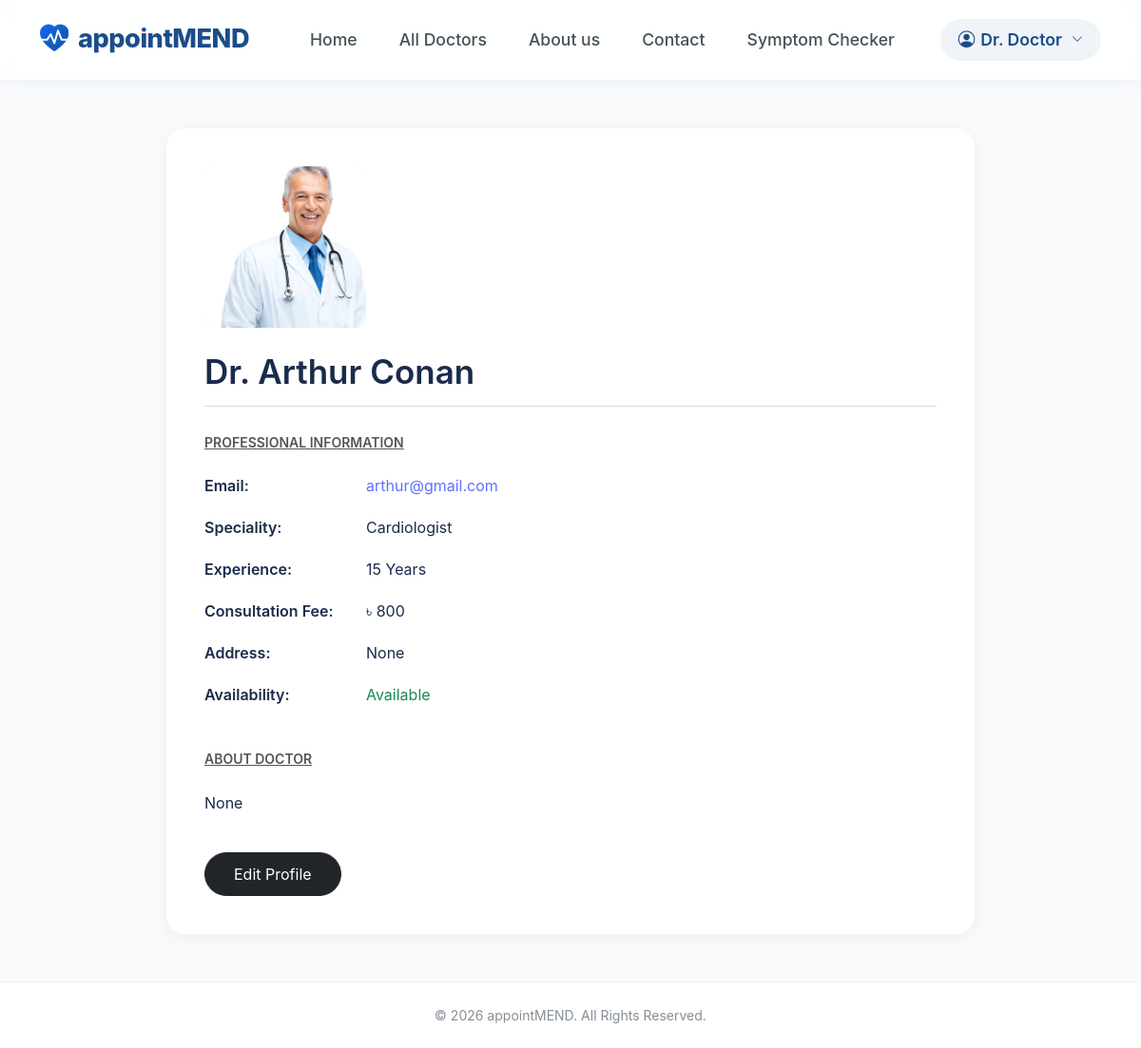
The page /accounts/doctor_profile/ (signed in) on the database its author committed.
### accounts/models.py (models this page shows, shortened)
class User(AbstractUser):
    ROLE_CHOICES = (
        ('PATIENT', 'Patient'),
        ('DOCTOR', 'Doctor'),
    )
    email = models.EmailField(unique=True)
    role = models.CharField(max_length=10, choices=ROLE_CHOICES)
    USERNAME_FIELD = 'email'
    REQUIRED_FIELDS = ['username']

class DoctorProfile(models.Model):
    user = models.OneToOneField(User, on_delete=models.CASCADE)
    name = models.CharField(max_length=100)
    speciality = models.CharField(max_length=100)
    experience = models.IntegerField()
    address = models.TextField()
    fees = models.IntegerField()
    about = models.TextField()
    is_available = models.BooleanField(default=True)
    image = models.ImageField(upload_to='doctors/', blank=True)

### accounts/views.py (the view, shortened to what this page needs)
# urls.py: path('doctor_profile/', views.doctor_profile, name='doctor_profile'),
@login_required
def doctor_profile(request):
    profile = request.user.doctorprofile
    edit_mode = request.GET.get('edit') == 'true'
    context = {
        'profile': profile,
        'edit_mode': edit_mode,
    }
    return render(request, 'doctor_profile.html', context)

### templates/doctor_profile.html (shortened to what this page needs)
{% extends "base.html" %}
{% block content %}
<div class="container profile-wrapper">
    <div class="profile-card">
        {% if profile.image %}
            <img src="{{ profile.image.url }}" class="profile-pic">
        {% else %}
            <img src="https://via.placeholder.com/170" class="profile-pic">
        {% endif %}
        {% if not edit_mode %}
            <h1 class="user-name">
                Dr. {{ profile.name }}
            </h1>
            <div class="mb-5">
                <h6 class="section-title">
                    Professional Information
                </h6>
                <div class="info-row">
                    <span class="info-label">Email:</span>
                    <span class="info-value">{{ request.user.email }}</span>
                </div>
                <div class="info-row">
                    <span class="info-label">Speciality:</span>
                    <span>{{ profile.speciality }}</span>
                </div>
                <div class="info-row">
                    <span class="info-label">Experience:</span>
                    <span>{{ profile.experience }} Years</span>
                </div>
                <div class="info-row">
                    <span class="info-label">Consultation Fee:</span>
                    <span>৳ {{ profile.fees }}</span>
                </div>
                <div class="info-row">
                    <span class="info-label">Address:</span>
                    <span>{{ profile.address }}</span>
                </div>
                <div class="info-row">
                    <span class="info-label">Availability:</span>
                    {% if profile.is_available %}
                        <span class="text-success">
                            Available
                        </span>
                    {% else %}
                        <span class="text-danger">
                            Not Available
                        </span>
                    {% endif %}
                </div>
            </div>
            <div>
                <h6 class="section-title">
                    About Doctor
                </h6>
                <p>
                    {{ profile.about }}
                </p>
            </div>
            <a href="?edit=true" class="btn btn-dark btn-edit mt-4">
                Edit Profile
            </a>
        {% endif %}
    </div>
</div>
{% endblock %}

### templates/base.html (shortened to what this page needs)
{% load static %}
<!DOCTYPE html>
<html lang="en">
<head>
    <link href="https://cdn.jsdelivr.net/npm/bootstrap@5.3.7/dist/css/bootstrap.min.css" rel="stylesheet">
    <link rel="stylesheet" href="https://cdn.jsdelivr.net/npm/bootstrap-icons@1.11.0/font/bootstrap-icons.css">
    <link href="https://unpkg.com/aos@2.3.1/dist/aos.css" rel="stylesheet">
    <link rel="stylesheet" href="{% static 'css/style.css'%}">
</head>
<body>
<nav class="navbar navbar-expand-lg custom-navbar">
    <div class="container">
        <a class="navbar-brand" href="{% url 'home'%}">
            <i class="bi bi-heart-pulse-fill"></i> appointMEND
        </a>
        <div class="collapse navbar-collapse" id="navbarNav">
            <ul class="navbar-nav mx-auto">
                <li class="nav-item">
                    <a class="nav-link {% if request.resolver_match.url_name == 'home' %}active{% endif%}" href="{% url 'home'%}">
                        Home
                    </a>
                </li>
                <li class="nav-item">
                    <a class="nav-link {% if request.resolver_match.url_name == 'doctor_list' %}active{% endif %}" href="{% url 'doctor_list'%}">
                        All Doctors
                    </a>
                </li>
                <li class="nav-item">
                    <a class="nav-link" href="{% url 'about'%}">
                        About us
                    </a>
                </li>
                <li class="nav-item">
                    <a class="nav-link" href="{% url 'contact'%}">
                        Contact
                    </a>
                </li>
                <li class="nav-item">
                     <a class="nav-link {% if request.resolver_match.url_name == 'symptom_checker' %}active{% endif %}" href="{% url 'symptom_checker'%}">
                         Symptom Checker
                    </a>
                </li>
            </ul>
            <div class="auth-wrapper d-flex align-items-center mt-3 mt-lg-0">
                {% if user.is_authenticated %}
                <div class="dropdown">
                    <a class="nav-link user-dropdown-btn dropdown-toggle" href="#" data-bs-toggle="dropdown" role="button" aria-expanded="false">
                        <i class="bi bi-person-circle"></i>
                        {% if user.is_superuser %}
                            Admin
                        {% elif user.role == "DOCTOR" %}
                            Dr. {{ user.last_name|default:"Doctor" }}
                        {% elif user.role == "PATIENT" %}
                            Patient
                        {% else %}
                            User
                        {% endif %}
                        <i class="bi bi-chevron-down ms-1" style="font-size: 0.75rem;"></i>
                    </a>
                </div>
                {% else %}
                <a class="login-btn text-decoration-none" href="{% url 'create_account'%}">
                    <i class="bi bi-person-plus-fill me-1"></i> Create Account
                </a>
                {% endif %}
            </div>
        </div>
    </div>
</nav>
<div class="content">
    {% block content %}
    {% endblock %}
</div>
<footer class="footer">
    <p class="mb-0">© 2026 appointMEND. All Rights Reserved.</p>
</footer>
</body>
</html>

### static/css/style.css (style rules this page uses)
:root { --primary-blue: #1b4d89; --light-bg: #f0f5fa; --text-dark: #1a2b4b; }
body { font-family: 'Inter', sans-serif; color: var(--text-dark); overflow-x: hidden; }

### templates/base.html (style rules this page uses)
body { background-color: #ffffff; font-family: 'Inter', Arial, sans-serif; }
.custom-navbar { background: rgba(255, 255, 255, 0.85); backdrop-filter: blur(12px); -webkit-backdrop-filter: blur(12px); border-bottom: 1px solid rgba(0, 0, 0, 0.05); position: sticky; top: 0; z-index: 1000; box-shadow: 0 4px 20px rgba(27, 77, 137, 0.03); padding: 14px 0; transition: all 0.3s ease; }
.navbar-brand { color: #1b4d89 !important; font-size: 1.7rem; font-weight: 800; letter-spacing: -0.5px; display: flex; align-items: center; gap: 10px; transition: transform 0.2s ease; }
.navbar-brand i { background: linear-gradient(135deg, #0d6efd, #1b4d89); -webkit-background-clip: text; -webkit-text-fill-color: transparent; font-size: 1.9rem; display: inline-block; }
.nav-link { color: #495057 !important; padding: 10px 20px !important; position: relative; transition: color 0.25s ease; font-weight: 500; font-size: 1.1rem; }
.nav-link::after { content: ''; position: absolute; width: 0; height: 2px; bottom: 0; left: 20px; background-color: #1b4d89; transition: width 0.25s ease; }
.navbar-nav { gap: 4px; }
.user-dropdown-btn { background-color: #f0f4f9 !important; color: #1b4d89 !important; border-radius: 50px !important; padding: 8px 18px !important; font-weight: 600; display: inline-flex; align-items: center; gap: 6px; border: 1px solid transparent; }
.user-dropdown-btn::after { display: none; }
.footer { background-color: #ffffff; border-top: 1px solid #f1f3f5; text-align: center; padding: 24px; color: #868e96; font-size: 14px; }

### templates/doctor_profile.html (style rules this page uses)
body { background: #f8fafc; }
.profile-wrapper { padding: 50px 0; display:flex; justify-content:center; align-items: center; }
.profile-card { background: white; padding: 40px; border-radius: 20px; box-shadow: 0 4px 20px rgba(0,0,0,0.05); width: 100%; max-width:850px; }
.profile-pic { width: 170px; height: 170px; object-fit: cover; border-radius: 12px; background: #f1f5f9; }
.user-name { font-size: 35px; font-weight: 600; margin-top: 25px; margin-bottom: 30px; border-bottom: 1px solid #ddd; padding-bottom: 15px; }
.section-title { font-size: 14px; font-weight: 600; text-transform: uppercase; margin-bottom: 25px; color: #555; text-decoration: underline; }
.info-row { display: grid; grid-template-columns: 170px 1fr; margin-bottom: 20px; }
.info-label { font-weight: 600; }
.info-value { color: #5f6fff; }
.btn-edit { border-radius: 30px; padding: 10px 30px; }

### rows shown on the page
User: last_name "Doctor", user.email "arthur@gmail.com"
DoctorProfile: image (picture), name "Arthur Conan", speciality "Cardiologist", experience "15", fees "800", address "None", about "None"
